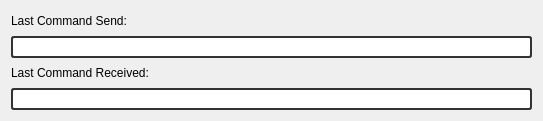
<?xml version="1.0" encoding="UTF-8"?>
<ui version="4.0">
 <author>Ederson Moura &lt;ederson.moura@resource.com.br&gt;</author>
 <class>SerialCommandsFit</class>
 <widget class="QWidget" name="SerialCommandsFit">
  <property name="geometry">
   <rect>
    <x>0</x>
    <y>0</y>
    <width>543</width>
    <height>121</height>
   </rect>
  </property>
  <property name="windowTitle">
   <string>Serial Commands</string>
  </property>
  <property name="windowIcon">
   <iconset resource="../images.qrc">
    <normaloff>:/res/images/app-icon.png</normaloff>:/res/images/app-icon.png</iconset>
  </property>
  <property name="styleSheet">
   <string notr="true">QLineEdit {
    border: 2px solid #333333;
    border-radius: 3px;
    padding: 1px 23px 1px 3px;
}

QPushButton:hover, QToolButton:hover {
    background: qlineargradient(x1 : 0, y1 : 0, x2 : 0, y2 :   1, stop :   0.0 #ffd9aa, stop : 0.5 #ffbb6e, stop : 0.55 #feae42, stop : 1.0 #fedb74);
}

QPushButton {
    border: 1px solid #333333;
    border-radius: 3px;
    padding: 1px 23px 1px 3px;
	background: qlineargradient(x1:0, y1:0, x2:0, y2:1, stop:0 #797979, stop:0.48 #696969, stop:0.52 #5e5e5e, stop:1 #4f4f4f);
    color: white;
    font: bold large &quot;Arial&quot;;
    height: 30px;
}

QPushButton:pressed {
    background: qlineargradient(x1 : 0, y1 : 0, x2 : 0, y2 :   1, stop :   0.0 #c0dbff, stop : 0.5 #cfd26f, stop : 0.55 #c7df6f, stop : 1.0 #f5f9ff);
    padding-top: 2px;
    padding-left: 3px;
}

QPushButton:on {
    background: qlineargradient(x1 : 0, y1 : 0, x2 : 0, y2 :   1, stop :   0.0 #5AA72D, stop : 0.5 #B3E296, stop : 0.55 #B3E296, stop : 1.0 #f5f9ff);
    padding-top: 2px;
    padding-left: 3px;
}

QPushButton:disabled {
    background: transparent #aeaeae;
    padding-top: 2px;        
    padding-left: 3px;
    color: black;
}

QToolButton {
    border: 1px solid #333333;
    border-radius: 3px;
	background: qlineargradient(x1:0, y1:0, x2:0, y2:1, stop:0 #797979, stop:0.48 #696969, stop:0.52 #5e5e5e, stop:1 #4f4f4f);
}

QProgressBar {
    border: 1px solid black;
    text-align: center;
    padding: 1px;
    border-bottom-right-radius: 7px;
    border-bottom-left-radius: 7px;
    background: QLinearGradient( x1: 0, y1: 0, x2: 1, y2: 0, stop: 0 #fff, stop: 0.4999 #eee, stop: 0.5 #ddd, stop: 1 #eee );
    width: 15px;
}

QProgressBar::chunk {
    background: QLinearGradient( x1: 0, y1: 0, x2: 1, y2: 0,stop: 0 #78d,stop: 0.4999 #46a,stop: 0.5 #45a,stop: 1 #238 );
    border-bottom-right-radius: 7px;
    border-bottom-left-radius: 7px;
    border: 1px solid black;
}

QLCDNumber {
    background-color:black;
    color:green;
    font: bold large &quot;Arial&quot;;
    height: 30px;
}

QTabWidget, QStackedWidget {
    background: none;
    color: white;
    font: bold large &quot;Arial&quot;;
    height: 30px;
}

QTabWidget QWidget {
    /*background-color: lightblue;*/
}

QTabWidget::pane {
    border: 0px;
    top: 0.1em;
    border-width: 1px;
    border-style: solid;
    border-color: grey;
}

QTabBar::tab {
    width: 150px;
    margin-left: 0.5;
    margin-right: 0.5;
    border: 1px solid #7a7a7a;
    border-top-left-radius: 4px;
    border-top-right-radius: 4px;
    padding: 15px 19px 15px 19px;
}

QTabBar::tab:!selected {
   margin-top: 2px;
}

QTabBar::tab:selected {
    margin-top: -1px;
   /*background-color: grey;*/
   background: qlineargradient(x1:0, y1:0, x2:0, y2:1, stop:0 #797979, stop:0.48 #696969, stop:0.52 #5e5e5e, stop:1 #4f4f4f);
    borderwidth: 2px;
    color: white;
}

QTabBar::tab:hover {
    text-decoration: underline;
     background: qlineargradient(x1 : 0, y1 : 0, x2 : 0, y2 :   1, stop :   0.0 #ffd9aa, stop : 0.5 #ffbb6e, stop : 0.55 #feae42, stop :   1.0 #fedb74);
}

QTabBar::tab::bottom {
    border-bottom-left-radius: 4px;
    border-bottom-right-radius: 4px;
    border-top-left-radius: 0px;
    border-top-right-radius: 0px;
    padding: 15px 19px 15px 19px;
}

QComboBox {
	border: 1px solid #333333;
	border-radius: 3px;
	background: qlineargradient(x1:0, y1:0, x2:0, y2:1, stop:0 #797979, stop:0.48 #696969, stop:0.52 #5e5e5e, stop:1 #4f4f4f);
	padding: 1px 23px 1px 3px;
	min-width: 6em;
    color: white;
    font: bold large &quot;Arial&quot;;
    height: 30px;
}

QComboBox:hover {
    text-decoration: underline;
     background: qlineargradient(x1 : 0, y1 : 0, x2 : 0, y2 :   1, stop :   0.0 #ffd9aa, stop : 0.5 #ffbb6e, stop : 0.55 #feae42, stop :   1.0 #fedb74);
}

QComboBox::drop-down {
	subcontrol-origin: padding;
	subcontrol-position: top right;
	width: 20px;
 
	border-top-right-radius: 3px;
	border-bottom-right-radius: 3px;
}

QComboBox::down-arrow {
     image: url(:res/images/combo-arrow-down.png);
}
 
QComboBox QAbstractView{
	background-color: #4f4f4f;
	color: #999999;
	selection-background-color: #999999;
	selection-color: #4f4f4f;
}
</string>
  </property>
  <layout class="QGridLayout" name="gridLayout">
   <item row="0" column="0">
    <widget class="QLabel" name="label_8">
     <property name="text">
      <string>Last Command Send:</string>
     </property>
    </widget>
   </item>
   <item row="1" column="0">
    <widget class="QLineEdit" name="lineEditSerialCommandSend">
     <property name="readOnly">
      <bool>true</bool>
     </property>
    </widget>
   </item>
   <item row="2" column="0">
    <widget class="QLabel" name="label_9">
     <property name="text">
      <string>Last Command Received:</string>
     </property>
    </widget>
   </item>
   <item row="3" column="0">
    <widget class="QLineEdit" name="lineEditSerialCommandReceived">
     <property name="readOnly">
      <bool>true</bool>
     </property>
    </widget>
   </item>
  </layout>
 </widget>
 <resources>
  <include location="../images.qrc"/>
 </resources>
 <connections/>
</ui>
